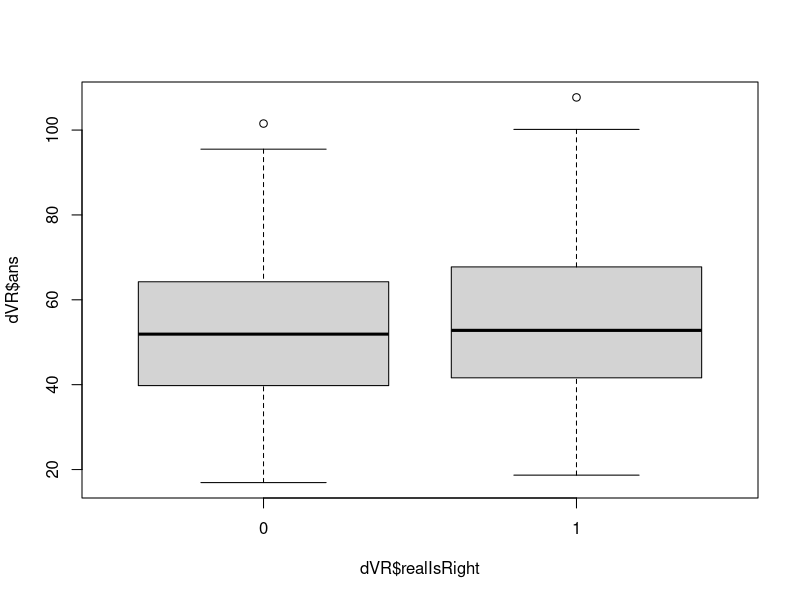
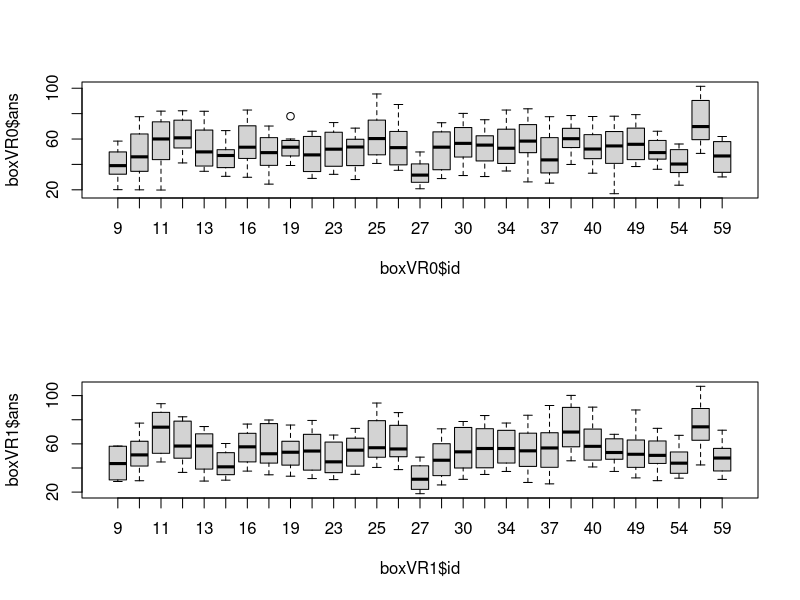

Generate these figures, in order, with R: (Note: this script raises an error after producing the figures.)
setwd("~/ExoAR/dataAnalysis/Rstuff")

library(car)
library(ggplot2)

library("afex")     # needed for ANOVA functions.
library("emmeans")  # emmeans must now be loaded explicitly for follow-up tests.
library("multcomp") # for advanced control for multiple testing/Type 1 errors.

afex_options(emmeans_model = "multivariate") # use multivariate model for all follow-up tests.

d <- read.table('trimmedData.csv',header = TRUE, sep = ',')

d$ans <- d$ans*100 # answer in cm

#trim data to delete errors
d$relativeAns <- d$ans/d$e
d<-d[d$relativeAns>0.35,]

rawD <- d



###
### FIRST MODEL
###

#full factorial model
d$realIsRight <- factor(d$realIsRight)
d$rep <- factor(d$rep)
d$e <- factor(d$e)

# mean between the two rep
d<-aggregate(ans~realIsRight+e+type+id,data=d,FUN=mean)

#
# test if the VR/RV factor is relevent
# 
dVR <- d[which(d$type=="RV"),]
boxplot(dVR$ans ~ dVR$realIsRight)
fitRV <- lm(ans ~ e + realIsRight + (1|id), data=dVR)
summary(fitRV)
anova(fitRV)

# the effect is significant!

# some plots
boxVR0 <- dVR[which(dVR$realIsRight==0),]
boxVR1 <- dVR[which(dVR$realIsRight==1),]
par(mfrow=c(2,1))
boxplot(boxVR0$ans ~ boxVR0$id)
boxplot(boxVR1$ans ~ boxVR1$id)

par(mfrow=c(1,1))
boxplot(boxVR$ans ~ boxVR$realIsRight + boxVR$id)


# complete model
fitAll <- lm(ans ~ e * type * realIsRight + (1|id), data=d)
summary(fitAll)
anoAll<-aov(fitAll)
TukeyHSD(anoAll)


###
### NEW ANALYSIS
### considering side
###

### with Left/Right

d <- rawD

dRR <- d[which(d$type=="RR"),]
dRR$type <- "RR"
dRV <- d[which(d$type=="RV" & d$realIsRight==0),]
dRV$type <- "RV"
dVR <- d[which(d$type=="RV" & d$realIsRight==1),]
dVR$type <- "VR"
dVV <- d[which(d$type=="VV"),]
dVV$type <- "VV"

d<- rbind(dRR,dRV,dVR,dVV)
d$type <- factor(d$type)

fit3 <- lm(ans ~ e + type, data=d)
summary(fit3)
ano3<-aov(fit3)
summary(ano3)


# agregate data for plot
aggD<-aggregate(ans~e+type, d ,function(x) c(mean=mean(x),sd = sd(x)))
aggD$sd<-aggD$ans[,"sd"]
aggD$ans<-aggD$ans[,"mean"]
aggD<-aggD[order(e,type),]

n<-length(unique(d$id))
x0<-aggD[aggD$type=="RR",]$e-2
x1<-aggD[aggD$type=="RV",]$e
x3<-aggD[aggD$type=="VR",]$e-1
x2<-aggD[aggD$type=="VV",]$e+1
y0<-aggD[aggD$type=="RR",]$ans
y1<-aggD[aggD$type=="RV",]$ans
y3<-aggD[aggD$type=="VR",]$ans
y2<-aggD[aggD$type=="VV",]$ans
se0<-aggD[aggD$type=="RR",]$sd/sqrt(n)
se1<-aggD[aggD$type=="RV",]$sd/sqrt(n)
se3<-aggD[aggD$type=="VR",]$sd/sqrt(n)
se2<-aggD[aggD$type=="VV",]$sd/sqrt(n)
plot(y0 ~ x0,
     ylim=c(20,100),
     xlim=c(20,65),
     main=" ",
     ylab="Perceived distance (cm)",
     xlab="Real distance (cm)",
     col="red")
points(y1 ~ x1, col="green")
points(y2~x2, col="blue")
points(y3~x3, col="orange")
arrows(x0,y0-se0/2,x0,y0+se0/2, length=0.05, angle=90, code=3, col="red")
arrows(x1,y1-se1/2,x1,y1+se1/2, length=0.05, angle=90, code=3, col="green")
arrows(x2,y2-se2/2,x2,y2+se2/2, length=0.05, angle=90, code=3, col="blue")
arrows(x3,y3-se3/2,x3,y3+se3/2, length=0.05, angle=90, code=3, col="orange")
lines(c(0,120),c(0,120),lty=2,col="black")
legend(57,35,
       c("RR","RV","VR","VV"),
       pch = 1,
       col=c("red","green","orange","blue"))


#
### relative answer
#

d$relativeAns <- d$ans / d$e

# agregate data for plot
aggD<-aggregate(relativeAns~e+type, d ,function(x) c(mean=mean(x),sd = sd(x)))
aggD$sd<-aggD$relativeAns[,"sd"]
aggD$relativeAns<-aggD$relativeAns[,"mean"]
aggD<-aggD[order(e,type),]

n<-length(unique(d$id))
x0<-aggD[aggD$type=="RR",]$e-2
x1<-aggD[aggD$type=="RV",]$e-1
x3<-aggD[aggD$type=="VR",]$e
x2<-aggD[aggD$type=="VV",]$e+1
y0<-aggD[aggD$type=="RR",]$relativeAns
y1<-aggD[aggD$type=="RV",]$relativeAns
y3<-aggD[aggD$type=="VR",]$relativeAns
y2<-aggD[aggD$type=="VV",]$relativeAns
se0<-aggD[aggD$type=="RR",]$sd/sqrt(n)
se1<-aggD[aggD$type=="RV",]$sd/sqrt(n)
se3<-aggD[aggD$type=="VR",]$sd/sqrt(n)
se2<-aggD[aggD$type=="VV",]$sd/sqrt(n)
plot(y0 ~ x0,
     ylim=c(1,1.5),
     xlim=c(20,65),
     main=" ",
     ylab="Perceived distance (cm)",
     xlab="Real distance (cm)",
     col="red")
points(y1 ~ x1, col="green")
points(y2~x2, col="blue")
points(y3~x3, col="orange")
arrows(x0,y0-se0/2,x0,y0+se0/2, length=0.05, angle=90, code=3, col="red")
arrows(x1,y1-se1/2,x1,y1+se1/2, length=0.05, angle=90, code=3, col="green")
arrows(x2,y2-se2/2,x2,y2+se2/2, length=0.05, angle=90, code=3, col="blue")
arrows(x3,y3-se3/2,x3,y3+se3/2, length=0.05, angle=90, code=3, col="orange")
#lines(c(0,120),c(0,120),lty=2,col="black")
legend(57,35,
       c("RR","RV","VR","VV"),
       pch = 1,
       col=c("red","green","orange","blue"))

#
# just left handed case
#

d <- rawD

dRR <- d[which(d$type=="RR"),]
dRR$type <- "RR"
dRV <- d[which(d$type=="RV" & d$realIsRight==0),]
dRV$type <- "RV"
dVR <- d[which(d$type=="RV" & d$realIsRight==1),]
dVR$type <- "VR"
dVV <- d[which(d$type=="VV"),]
dVV$type <- "VV"

d<- rbind(dRR,dRV,dVR,dVV)
d$type <- factor(d$type)

d<- d[which(d$id == 11),]

boxplot(d$ans~d$type+d$e)


## 
### considering dominant eye
##

d <- rawD

dRR <- d[which(d$type=="RR"),]
dRR$type <- "RR"
dRV <- d[which(d$type=="RV" & d$realIsRight==0),]
dRV$type <- "RV"
dVR <- d[which(d$type=="RV" & d$realIsRight==1),]
dVR$type <- "VR"
dVV <- d[which(d$type=="VV"),]
dVV$type <- "VV"

d<- rbind(dRR,dRV,dVR,dVV)

p <- read.table('participants.csv',header=TRUE, sep = ',')

d<-merge(d,p,by.x = "id",by.y = "id")

dVdom1 <- d[which(d$type=="RV" & d$eye=="Droit"),]
dVdom1$type <- "Vdom"
dVdom2 <- d[which(d$type=="VR" & d$eye=="Gauche"),]
dVdom2$type <- "Vdom"
dRdom1 <- d[which(d$type=="RV" & d$eye=="Gauche"),]
dRdom1$type <- "Rdom"
dRdom2 <- d[which(d$type=="VR" & d$eye=="Droit"),]
dRdom2$type <- "Rdom"

dRR$eye <- NA
dVV$eye <- NA

d<-rbind(dVdom1,dVdom2,dRdom1,dRdom2,dRR,dVV)

d$type<-factor(d$type)

fit4 <- lm(ans ~ e * type, data=d)
summary(fit4)
ano4<-aov(fit4)
summary(ano4)
TukeyHSD(ano4)


# agregate data for plot
aggD<-aggregate(ans~e+type, d ,function(x) c(mean=mean(x),sd = sd(x)))
aggD$sd<-aggD$ans[,"sd"]
aggD$ans<-aggD$ans[,"mean"]
aggD<-aggD[order(e,type),]

n<-length(unique(d$id))
x0<-aggD[aggD$type=="RR",]$e-2
x1<-aggD[aggD$type=="Vdom",]$e
x3<-aggD[aggD$type=="Rdom",]$e-1
x2<-aggD[aggD$type=="VV",]$e+1

y0<-aggD[aggD$type=="RR",]$ans
y2<-aggD[aggD$type=="VV",]$ans
se0<-aggD[aggD$type=="RR",]$sd/sqrt(n)
se2<-aggD[aggD$type=="VV",]$sd/sqrt(n)
y1<-aggD[aggD$type=="Vdom",]$ans
y3<-aggD[aggD$type=="Rdom",]$ans
se1<-aggD[aggD$type=="Vdom",]$sd/sqrt(n)
se3<-aggD[aggD$type=="Rdom",]$sd/sqrt(n)
plot(y0 ~ x0,
     ylim=c(0,100),
     xlim=c(20,65),
     main=" ",
     ylab="Perceived distance (cm)",
     xlab="Real distance (cm)",
     col="red")
points(y1 ~ x1, col="green")
points(y2~x2, col="blue")
points(y3~x3, col="orange")
arrows(x0,y0-se0/2,x0,y0+se0/2, length=0.05, angle=90, code=3, col="red")
arrows(x1,y1-se1/2,x1,y1+se1/2, length=0.05, angle=90, code=3, col="green")
arrows(x3,y3-se3/2,x3,y3+se3/2, length=0.05, angle=90, code=3, col="orange")
arrows(x2,y2-se2/2,x2,y2+se2/2, length=0.05, angle=90, code=3, col="blue")
lines(c(0,120),c(0,120),lty=2,col="black")
legend(57,35,
       c("RR","Rdom","Vdom","VV"),
       pch = 1,
       col=c("red","orange","green","blue"))


###
### OLD MODEL
###
# if the factor is not significant, we delete this model and average the results
d<-rawD
d<-aggregate(ans~e+type+id,data=d,FUN=mean)

#some plots
d$relativeAns <- d$ans/d$e

boxplot(d$ans ~ d$id)
boxplot(d$relativeAns ~ d$id)

boxplot(d$ans ~ d$e)
boxplot(d$relativeAns ~ d$e)

boxplot(d$ans ~ d$type)
boxplot(d$relativeAns ~ d$type)


### plot the linear fit
par(mfrow=c(1,1))
plot <- ggplot(data=d, aes(x=e, y=ans, colour=factor(type)))
plot + stat_smooth(method=lm, fullrange=FALSE) + geom_point()
plot + stat_smooth(method=lm, fullrange=FALSE) + geom_point() + facet_wrap(~as.factor(id), nrow=5)

# model
d$e<-factor(d$e)

fit2 <- lm(ans ~ e * type, data=d)
summary(fit2)
ano2<-aov(fit2)
summary(ano2)
TukeyHSD(ano2)

# layout(matrix(1:4,2,2))
# plot(fit1)

### compute other anova
a1 <- aov_ez("id", "ans", d, between = NULL, within = c("e","type"),anova_table = list(es = "pes"))
nice(a1$anova_table)

### do post-hoc
m1 <- emmeans(a1$aov, ~ type)
summary(as.glht(pairs(m1)), test=adjusted("bonferroni"))
m2 <- emmeans(a1$aov, ~ e)
summary(as.glht(pairs(m2)), test=adjusted("bonferroni"))
m3 <- emmeans(a1$aov, ~ type+e)
summary(as.glht(pairs(m3)), test=adjusted("bonferroni"))

### agregate data for plot
aggD<-aggregate(ans~e+type, rawD ,function(x) c(mean=mean(x),sd = sd(x)))
aggD$sd<-aggD$ans[,"sd"]
aggD$ans<-aggD$ans[,"mean"]
aggD<-aggD[order(e,type),]

n<-length(unique(d$id))
x0<-aggD[aggD$type=="RR",]$e
x1<-aggD[aggD$type=="RV",]$e-1
x2<-aggD[aggD$type=="VV",]$e+1
y0<-aggD[aggD$type=="RR",]$ans
y1<-aggD[aggD$type=="RV",]$ans
y2<-aggD[aggD$type=="VV",]$ans
se0<-aggD[aggD$type=="RR",]$sd/sqrt(n)
se1<-aggD[aggD$type=="RV",]$sd/sqrt(n)
se2<-aggD[aggD$type=="VV",]$sd/sqrt(n)
plot(y0 ~ x0,
     ylim=c(20,100),
     xlim=c(20,65),
     main=" ",
     ylab="Perceived distance (cm)",
     xlab="Real distance (cm)",
     col="red")
points(y1 ~ x1, col="green")
points(y2~x2, col="blue")
arrows(x0,y0-se0/2,x0,y0+se0/2, length=0.05, angle=90, code=3, col="red")
arrows(x1,y1-se1/2,x1,y1+se1/2, length=0.05, angle=90, code=3, col="green")
arrows(x2,y2-se2/2,x2,y2+se2/2, length=0.05, angle=90, code=3, col="blue")
lines(c(0,120),c(0,120),lty=2,col="black")
legend(57,35,
       c("RR","RV","VV"),
       pch = 1,
       col=c("red","green","blue"))
